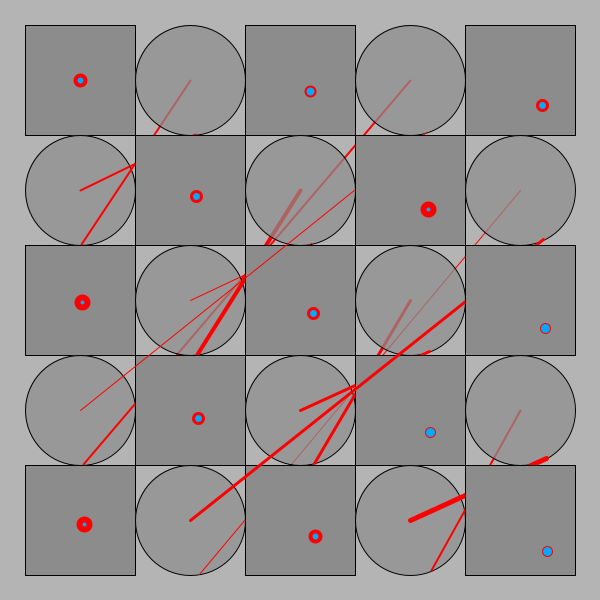
Frame 1 (no input)
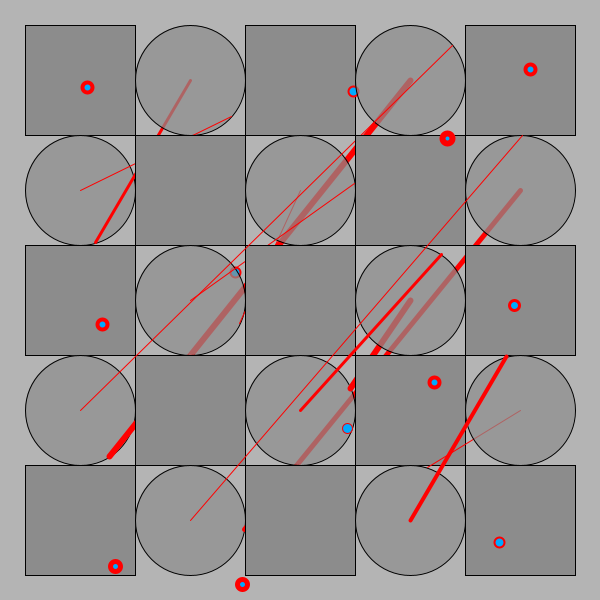
Frame 60 (the mouse pressed at the canvas centre just before this capture)
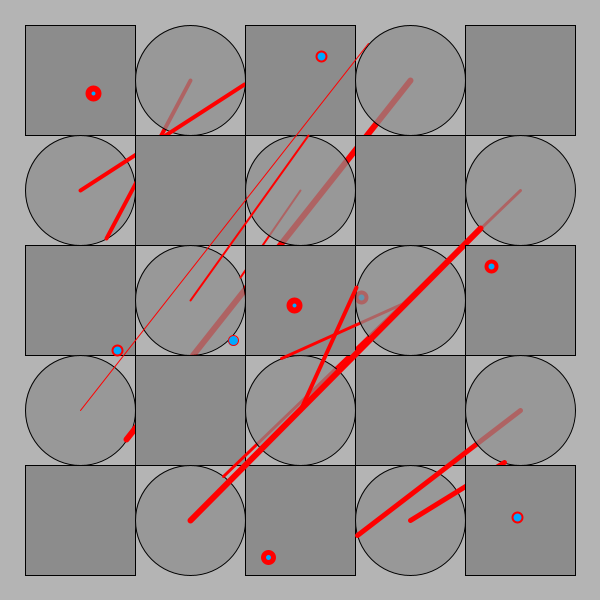
Frame 120 (the mouse held since frame 60 and released just before this capture)

The Processing sketch that drew these frames (run headless with seeded random() and noise(); from frame 60 on, the mouse is pressed at the canvas centre):

// Processing sketch: processing_151512
// ── processing_151512.pde

/*
 * Creative Coding
 * Week 2, 04 - The Clocks
 * by Indae Hwang and Jon McCormack
 * Copyright (c) 2014 Monash University
 *
 * This program draws a grid of circular "clocks", whose hands move according to the elasped time.
 * The higher the clock number the faster it moves, the first clock takes 1 min to go all the way around.
 * The function "movingCircle" is used to draw each clock. It is passed the position, size and hand angle
 * as arguments.
 * 
 */

void setup() {
  size(600, 600);
  background(180);
  rectMode(CENTER);
  noStroke();
}


void draw() {
  background(180);
  noStroke();

  int num = 5;
  int margin = 80;

  float gutter = 0; //distance between each cell
  float cellsize = ( width - (2 * margin) - gutter * (num - 1) ) / (num - 1);

  int circleNumber = 0; // counter

  for (int i=0; i<num; i++) {
    for (int j=0; j<num; j++) {
      ++circleNumber;

      float tx = margin + cellsize * i + gutter * i;
      float ty = margin + cellsize * j + gutter * j;
      if (circleNumber%2==0){
        movingCircle(tx, ty, cellsize, circleNumber * TWO_PI * millis() / 60000.0);}
      else{
        movingSquare(tx, ty, cellsize, circleNumber * TWO_PI * millis() / 60000.0);}
      }
    
  }
}//end of draw 


void movingCircle(float x, float y, float size, float angle) {

  // calculate endpoint of the line
  float tempX = x + (size / 2) * sin(angle);
  float tempY = y + (size / 2) * cos(angle);

  stroke(0);
  strokeWeight(1);
  fill(140, 180);
  ellipse(x, y, size, size); // circle
  
  int pulsate = int(random(1, 7));
  strokeWeight(pulsate);
  stroke(255, 0, 0);
  line(y, x, tempX, tempY); // red line
}

void movingSquare(float x, float y, float size, float angle) {
  
    // calculate endpoint of the line
  float tempX = x + (size / 2) * sin(angle);
  float tempY = y + (size / 2) * tan(angle);
  stroke(0);
  strokeWeight(1);
  fill(140, 255);
  rect(x, y, size, size); // square
  
  int pulsate = int(random(1, 7));
  strokeWeight(pulsate);
  stroke(255, 0, 0);
  //line(y, x, tempX, tempY);
  fill(0,170,255);
  ellipse(tempX, tempY, 10, 10);
}
